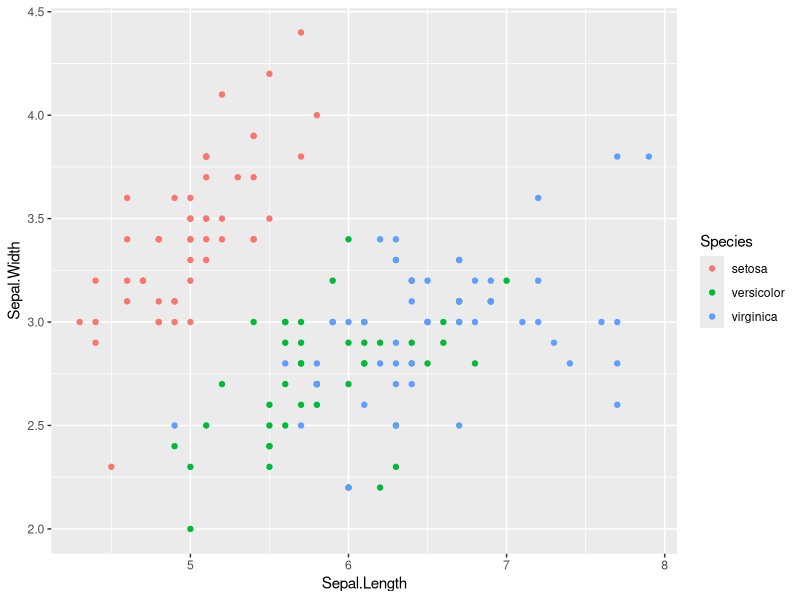
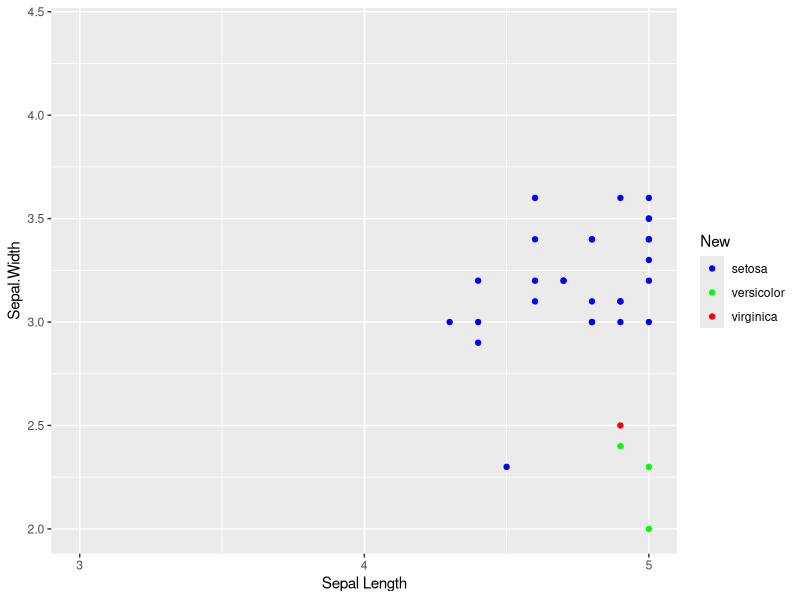
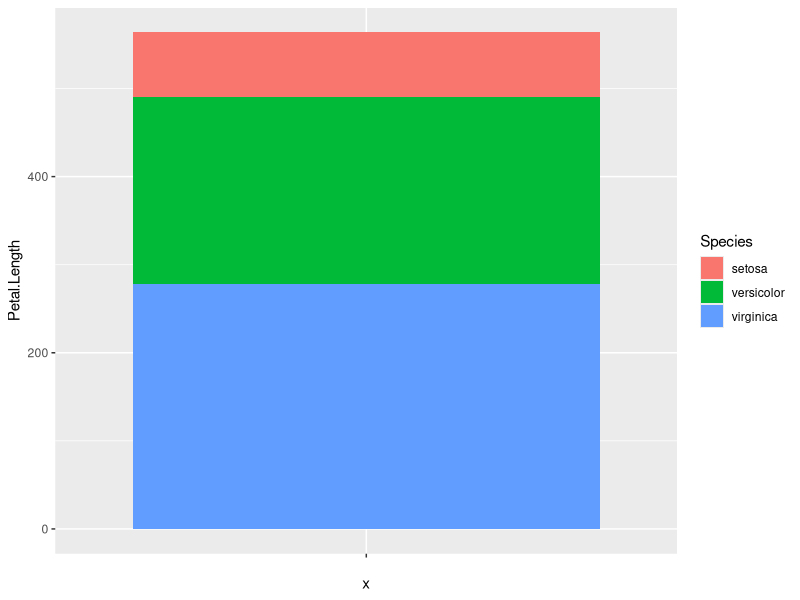
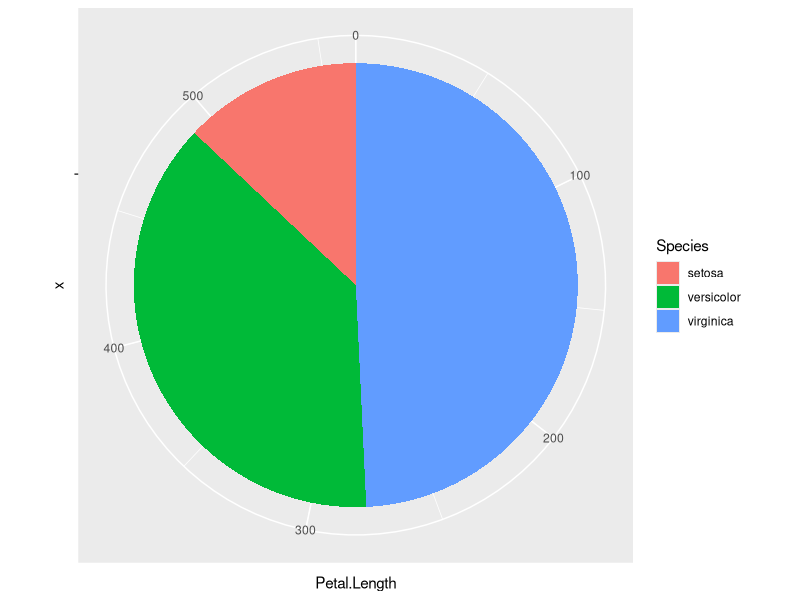
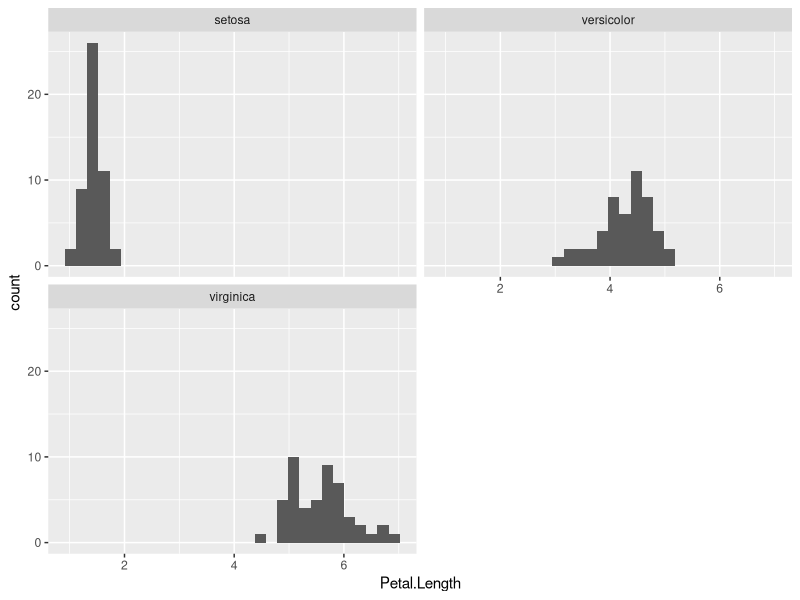
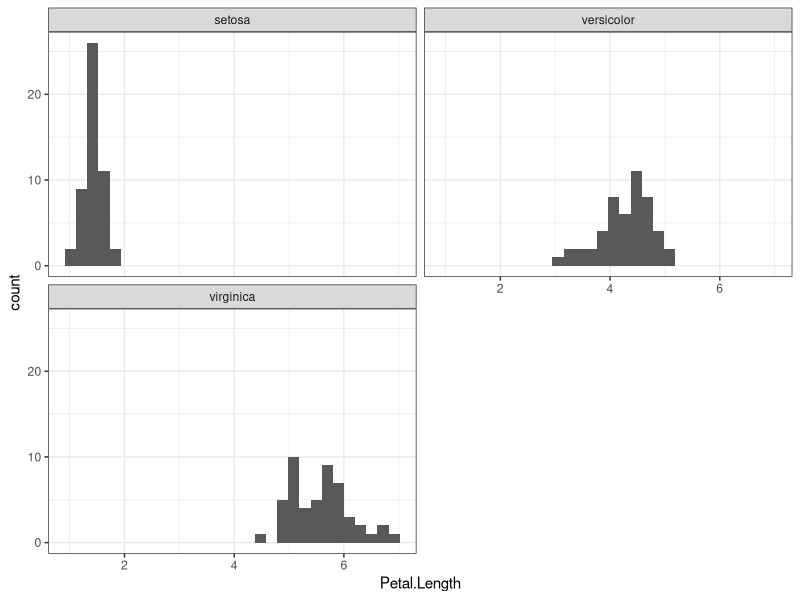
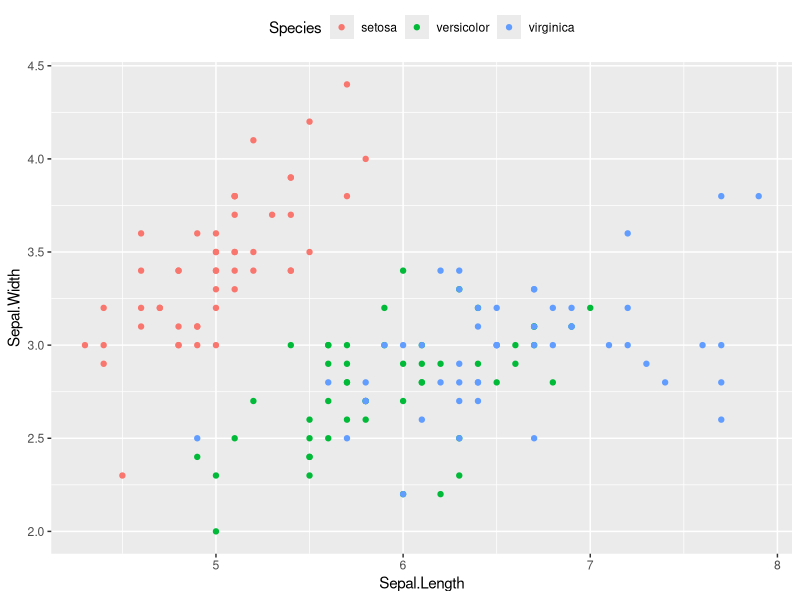
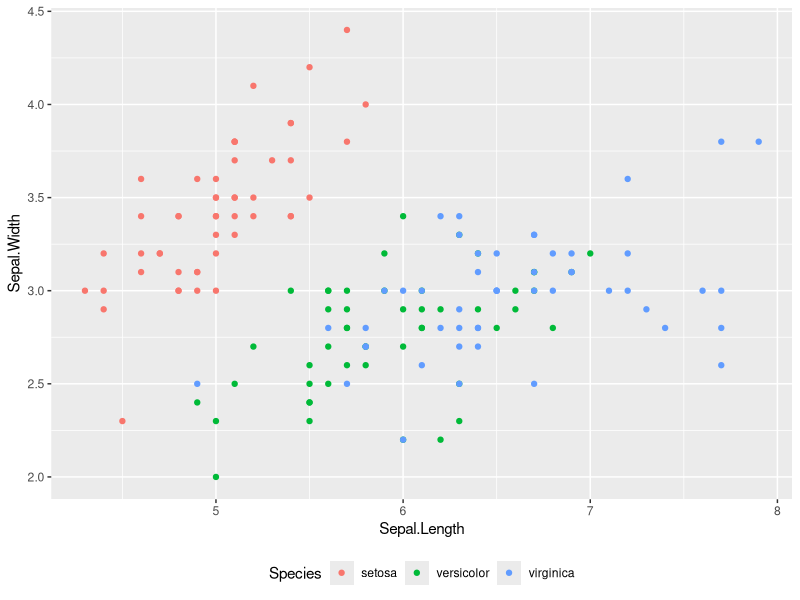

These figures' R source, in order:
## ---- chunk 1

## ---- chunk 2
# load the packages you need
library(dplyr)
library(tidyr)
library(tidyverse)
#library(stringr)
library(ggplot2)
#library(plotly)
#library(pheatmap)
#library(DESeq2)
#library(edgeR)
library(kableExtra)
library(gridExtra)
## ---- chunk 3
p <- ggplot(iris)+
      geom_point(aes(x=Sepal.Length,
                     y=Sepal.Width,
                     color=Species))
p
## ---- chunk 4
p + scale_color_manual(name="New",
   values=c("blue","green","red"))+
scale_x_continuous(name="Sepal Length",
        breaks=seq(1,8),limits=c(3,5))
## ---- chunk 5
p <- ggplot(iris,aes(x="",y=Petal.Length,fill=Species))+
  geom_bar(stat="identity")
p
## ---- chunk 6
p+coord_polar("y",start=0)
## ---- chunk 7
ggplot(iris,aes(Petal.Length))+
  geom_histogram()+
  facet_wrap(~Species,nrow=2)+
  theme_grey()
## ---- chunk 8
ggplot(iris,aes(Petal.Length))+
  geom_histogram()+
  facet_wrap(~Species,nrow=2)+
  theme_bw()
## ---- chunk 9
p <- ggplot(iris)+
      geom_point(aes(x=Sepal.Length,
                     y=Sepal.Width,
                     color=Species))
## ---- chunk 10
p + theme(legend.position="top")
## ---- chunk 11
p + theme(legend.position="bottom")
## ---- chunk 12
p <- diamonds %>%
      filter(cut=="Fair"|cut=="Good",color=="D"|color=="E") %>%
      droplevels() %>%
      ggplot(aes(carat,price,alpha=color,shape=cut))+
            geom_point()+
            labs(title="Title",subtitle="subtitle")+
            facet_grid(cut~color)
## ---- chunk 13
p <- p + theme(
    axis.title=element_text(color="#e41a1c"),
    axis.text=element_text(color="#377eb8"),
    plot.title=element_text(color="#4daf4a"),
    plot.subtitle=element_text(color="#984ea3"),
    legend.text=element_text(color="#ff7f00"),
    legend.title=element_text(color="#ffff33"),
    strip.text=element_text(color="#a65628")
)
## ---- chunk 14
dfr <- data.frame(value=rep(1,7),label=c("axis.title","axis.text","plot.title","plot.subtitle","legend.text","legend.title","strip.text"),stringsAsFactors=FALSE) %>%
  mutate(label=factor(label,levels=c("axis.title","axis.text","plot.title","plot.subtitle","legend.text","legend.title","strip.text")))
q <- ggplot(dfr,aes(x=label,y=value,fill=label))+
  geom_bar(stat="identity")+
  labs(x="",y="")+
  coord_flip()+
  scale_fill_manual(values=c("#e41a1c","#377eb8","#4daf4a","#984ea3","#ff7f00","#ffff33","#a65628"))+
  theme_minimal(base_size=20)+
  theme(
    legend.position="none",
    axis.text.x=element_blank(),
    axis.ticks=element_blank(),
    panel.grid=element_blank())
grid.arrange(p,q,nrow=1)
## ---- chunk 15
p <- diamonds %>%
      filter(cut=="Fair"|cut=="Good",color=="D"|color=="E") %>%
      droplevels() %>%
      ggplot(aes(carat,price,alpha=color,shape=cut))+
            geom_point()+
            labs(title="Title",subtitle="subtitle")+
            facet_grid(cut~color)
## ---- chunk 16
p <- p + theme(
    plot.background=element_rect(fill="#b3e2cd"),
    panel.background=element_rect(fill="#fdcdac"),
    panel.border=element_rect(fill=NA,color="#cbd5e8",size=3),
    legend.background=element_rect(fill="#f4cae4"),
    legend.box.background=element_rect(fill="#e6f5c9"),
    strip.background=element_rect(fill="#fff2ae")
)
## ---- chunk 17
dfr <- data.frame(value=rep(1,6),label=c("plot.background","panel.background","panel.border","legend.background","legend.box.background","strip.background"),stringsAsFactors=FALSE) %>%
  mutate(label=factor(label,levels=c("plot.background","panel.background","panel.border","legend.background","legend.box.background","strip.background")))
q <- ggplot(dfr,aes(x=label,y=value,fill=label))+
  geom_bar(stat="identity")+
  labs(x="",y="")+
  coord_flip()+
  scale_fill_manual(values=c("#b3e2cd","#fdcdac","#cbd5e8","#f4cae4","#e6f5c9","#fff2ae"))+
  theme_minimal(base_size=20)+
  theme(
    legend.position="none",
    axis.text.x=element_blank(),
    axis.ticks=element_blank(),
    panel.grid=element_blank())
grid.arrange(p,q,nrow=1)
## ---- chunk 18
p <- diamonds %>%
      filter(cut=="Fair"|cut=="Good"|cut=="Very Good") %>%
      droplevels() %>%
      ggplot(aes(carat,price,color=cut))+
            geom_point()
## ---- chunk 19
newtheme <- theme_bw() + theme(
  axis.ticks=element_blank(),
  panel.background=element_rect(fill="white"),
  panel.grid.minor=element_blank(),
  panel.grid.major.x=element_blank(),
  panel.grid.major.y=element_line(size=0.3,color="grey90"),
  panel.border=element_blank(),
  legend.position="top",
  legend.justification="right"
)
## ---- chunk 20
p
## ---- chunk 21
p + newtheme
## ---- chunk 22
